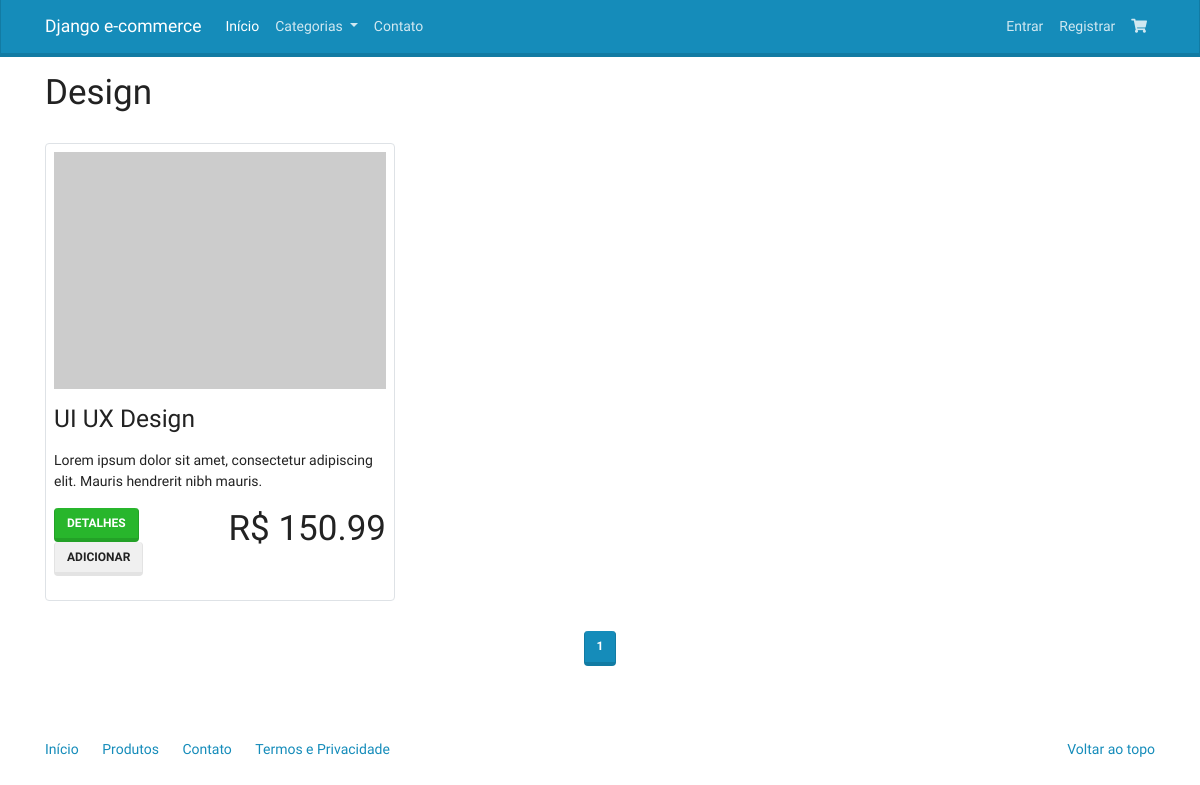
The app's page /catalogo/design/ with its own data.
### catalog/models.py (models this page shows)
class Category(models.Model):
    name = models.CharField('Nome', max_length=250)
    slug = models.SlugField('Identificador', max_length=250)
    created = models.DateField('Criado em', auto_now_add=True)
    modified = models.DateField('Modificado em', auto_now=True)
    def __str__(self):
        return self.name
    def get_absolute_url(self):
        return reverse('catalog:category', kwargs={'slug': self.slug})
    class Meta:
        verbose_name = 'Categoria'
        verbose_name_plural = 'Categorias'
        ordering = ['name']

class Product(models.Model):
    name = models.CharField('Nome', max_length=250)
    slug = models.SlugField('Identificador', max_length=250)
    category = models.ForeignKey(Category, verbose_name='Categoria', on_delete=models.CASCADE)
    description = models.TextField('Descrição', blank=True)
    price = models.DecimalField('Preço', max_digits=9, decimal_places=2)
    created = models.DateField('Criado em', auto_now_add=True)
    modified = models.DateField('Modificado em', auto_now=True)
    def __str__(self):
        return self.name
    def get_absolute_url(self):
        return reverse('catalog:product', kwargs={'slug': self.slug})
    class Meta:
        verbose_name = 'Produto'
        verbose_name_plural = 'Produtos'
        ordering = ['name']

### catalog/views.py (the view)
# urls.py: path('<str:slug>/', views.CategoryListView.as_view(), name='category'),
class CategoryListView(ListView):
    template_name = 'catalog/category.html'
    context_object_name = 'product_list'
    paginate_by = 6
    def get_queryset(self):
        return Product.objects.filter(category__slug=self.kwargs['slug'])
    def get_context_data(self, **kwargs):
        context = super(CategoryListView, self).get_context_data(**kwargs)
        context['current_category'] = get_object_or_404(Category, slug=self.kwargs['slug'])
        return context

### catalog/context_processors.py (called while the page is built)
def categories(request):
    return {
        'categories': Category.objects.all(),
    }

### core/templatetags/pagination.py (called while the page is built)
@register.inclusion_tag('pagination.html')
def pagination(request, paginator, page_obj):
    context = {}
    context['request'] = request
    context['paginator'] = paginator
    context['page_obj'] = page_obj
    getvars = request.GET.copy()
    if 'page' in getvars:
        del getvars['page']
    elif len(getvars) > 0:
        context['getvars'] = f'&{getvars.urlencode()}'
    else:
        context['getvars'] = ''
    return context

### catalog/templates/catalog/category.html (shortened to what this page needs)
{% extends "base.html" %}
{% load pagination %}
{% block main %}
    <div class="page-header">
        <h1>{{current_category}}</h1>
    </div>
    <br>
    <div class="row">
        {% for product in product_list %}
            {% include "catalog/_product.html" %}
        {% endfor %}
    </div>
{% pagination request paginator page_obj %}
{% endblock %}

### catalog/templates/catalog/_product.html
<div class="col-sm-6 col-md-4">
    <div class="img-thumbnail">
        <a href="{{ product.get_absolute_url }}">
            <img class="img-edit" src="http://placehold.it/350x250" alt="" />
        </a>
        <div class="caption">
            <h3>{{product}}</h3>
            <p>{{product.description|linebreaks}}</p>
            <h1 class="float-xl-right h1-edit">R$ {{product.price}}</h1>
            <p>
                <a href="{{ product.get_absolute_url }}" class="btn btn-success" role="button">Detalhes</a>
                <a href="{% url 'checkout:create_cartitem' product.slug %}" class="btn btn-secondary" role="button">Adicionar</a>
            </p>
        </div>
    </div>
</div>

### core/static/assets/style.css (style rules this page uses)
html { position: relative; min-height: 100%; }
body { margin-bottom: 60px; }

### records on screen
Category: name "Design"
Product: name "UI UX Design", description "Lorem ipsum dolor sit amet, consectetur adipiscing elit. Mauris hendrerit nibh mauris.", price "150.99"

### other values on screen
{{ page }} "1"
